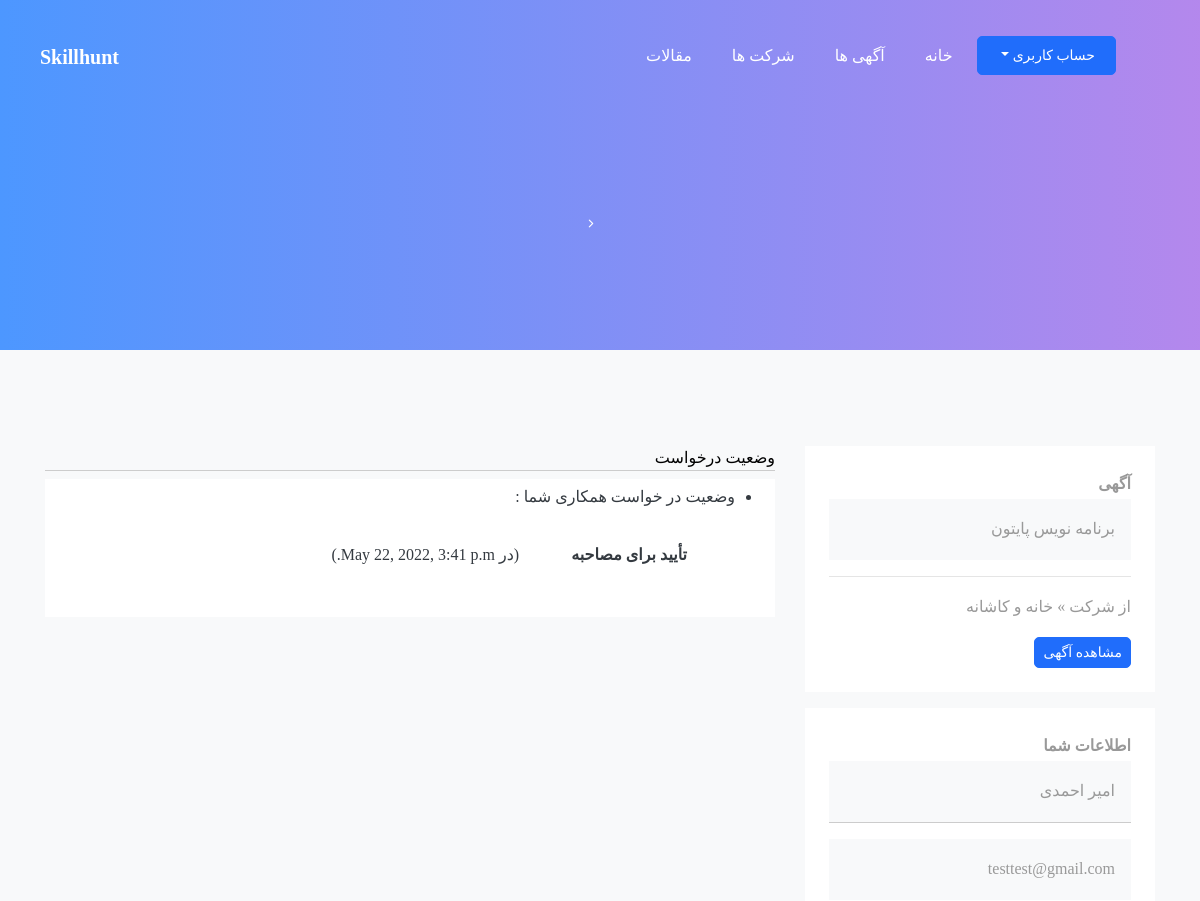
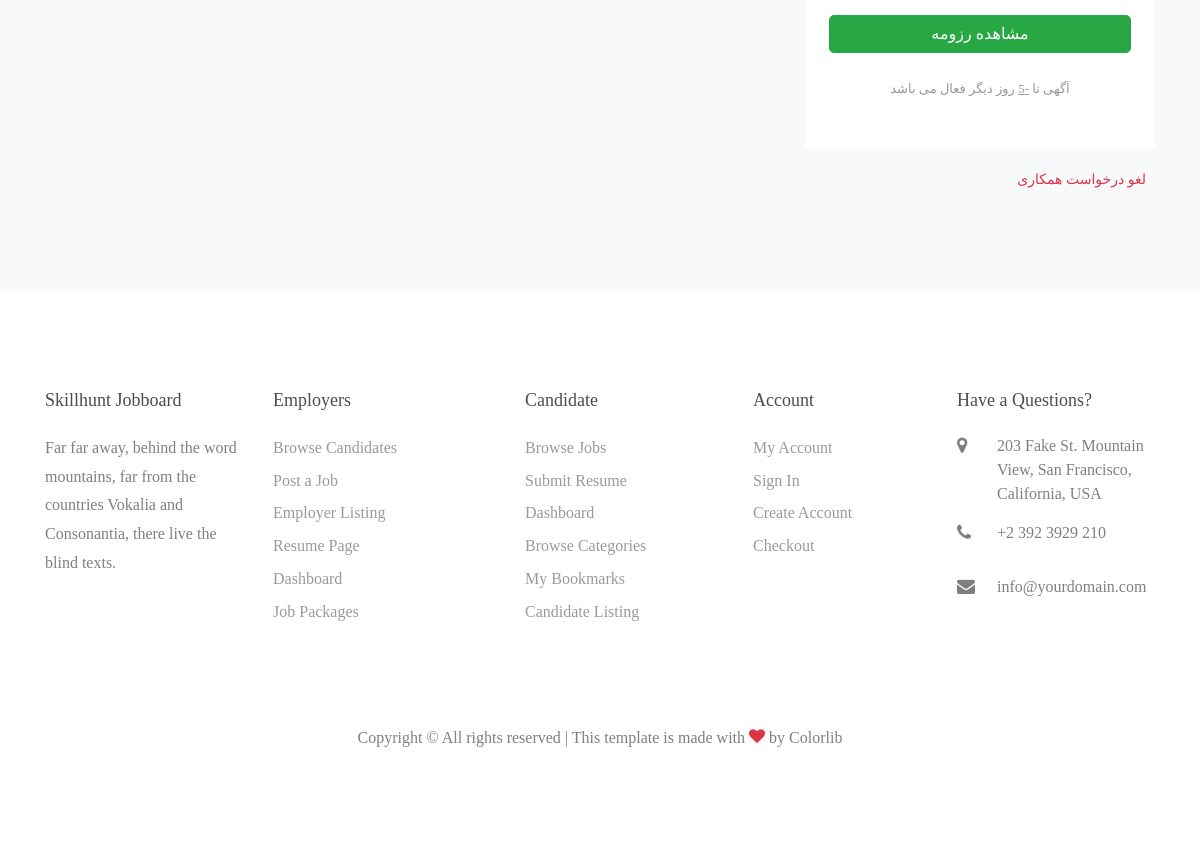
/applicant-detail/11 (signed in), run on the app's committed database (2 pictures, top to bottom).
### Employer/models.py (models this page shows, shortened)
class Applicant(models.Model):
    user = models.ForeignKey(User, on_delete=models.CASCADE)
    ad = models.ForeignKey(Advertisement, on_delete=models.CASCADE, related_name="applicants")
    created_at = models.DateTimeField(default=timezone.now)
    status = models.CharField(max_length = 15 , choices = applicant_status , default = 'send')

class Advertisement(models.Model):
	title = models.CharField(max_length = 300 , verbose_name = 'عنوان آگهی')
	location = models.CharField(max_length = 100,verbose_name = 'شهر یا استان')
	category = models.ForeignKey(categories , on_delete = models.CASCADE , default = '' , verbose_name = 'دسته بندی' , related_name = 'advertisiment')
	company = models.ForeignKey(Company , on_delete = models.CASCADE , verbose_name = 'مربوط به شرکت' , related_name='company')
	text = models.TextField(verbose_name = 'متن آگهی')
	soldier_ship = models.CharField(max_length = 25, choices=soldiership_types , verbose_name = 'وضعیت خدمت کارجو')
	skills = models.TextField(verbose_name = 'مهارتهای مدنظر')
	job_nature = models.CharField(max_length = 30 , choices = job_nature , verbose_name = 'نوع قرارداد')
	generate_in = models.DateTimeField(auto_now_add=True , verbose_name = 'تاریخ ایجاد',blank = True, null = True)
	expired_in = models.DateTimeField(verbose_name = 'تارخ انقضای این آگهی',blank = True, null = True)
	salary = models.IntegerField(verbose_name = 'حقوق (تومان)')
	expired = models.BooleanField(verbose_name = 'این آگهی منقضی شده' , default = False)

class Company(models.Model):
	logo = models.ImageField(null = True,blank = True,upload_to = upload_logo_path)
	name = models.CharField(max_length = 250 , verbose_name = 'نام شرکت')
	address = models.TextField(verbose_name = 'آدرس')
	underlie = models.TextField(verbose_name = 'درباره شرکت (این متن در آگهی های شما نمایش داده می شود)')
	manager = models.ForeignKey(Manager , on_delete = models.CASCADE , default = 1 , related_name = 'Have_companies')
	valid = models.BooleanField(verbose_name = 'تایید کنید این شرکت وجود خارجی دارد')

### Employee/views.py (the view)
# urls.py: path('applicant-detail/<int:pk>' , login_required(ApplicantDetail.as_view()) , name = 'ApplicantDetail'),
class ApplicantDetail(DetailView):
	model = Applicant
	template_name = 'Employee/Applicant-detail.html'
	def dispatch(self ,request , *args, **kwargs):
		obj = self.get_object()
		if obj.user.username != request.user.username:
			return redirect('/')
		return super(ApplicantDetail , self).dispatch(request , *args , **kwargs)
	def get_context_data(self , **kwargs):
		context = super().get_context_data(**kwargs)
		context['employee'] = EmployeeModel.objects.filter(employee = self.request.user).first()
		obj = self.get_object()
		context['time_left'] = obj.ad.expired_in.day-now.day
		return context

### Controllers/templatetags/template-parts.py (called while the page is built)
@register.inclusion_tag('BASE_HTMLs/Nav.html' , takes_context=True)
def Navbar(context , request):
	try:
		is_a_manager = Manager.objects.get(email = request.user.username)
	except:
		is_a_manager = None
	try:
		is_a_employee = EmployeeModel.objects.get(employee = request.user)
	except:
		is_a_employee = None
	context = {}
	if request.user.is_authenticated:
		context['is_a_manager'] = is_a_manager
		context['is_a_employee'] = is_a_employee
		context['request'] = request
	return context

### templates/Employee/Applicant-detail.html
{% extends 'BASE_HTMLs/BASE.html' %}
{% load jalali_tags %}
{% block common_content %}
<section class="ftco-section bg-light">
		<div class="container ftco-animate">
			<div class="row">
				<div class="col-md-8 text-right text-dark" dir="rtl">
					<h4 class="bb-1">وضعیت درخواست</h4>
					<ul class="bg-white pt-1 pb-5">
						<li class="bg-white">
							وضعیت در خواست همکاری شما : <br><br>
						<strong class="p-5">{{object.get_status_display}}</strong> (در {{object.created_at|to_jalali}}) <br>
						</li>
					</ul>
				</div>
				<div class="col-md-4 text-right">
					<div class="p-4 mb-3 bg-white">
						<strong class="pb-5">آگهی</strong>
						<p class="bg-light p-3">{{object.ad.title}}<hr>از شرکت » {{object.ad.company.name}}</p>
						<a href="{% url 'AdDetail' pk=object.ad.id %}" class="btn btn-sm btn-primary">مشاهده آگهی</a>
					</div>
				<div class="p-4 mb-3 bg-white">
					<strong class="pb-5">اطلاعات شما</strong>
					<p class="bb-1 bg-light p-3">{{request.user.get_full_name}}</p>
					<p class="bg-light p-3">{{request.user.username}}</p>
					<a href="{% url 'UpdateResume' pk=employee.id %}" class="btn btn-success text-white text-center btn-block">مشاهده رزومه</a>
		              <p class="text-center font-size-13 mt-3" dir="rtl">
		               	آگهی تا <u>{{time_left}}</u> روز دیگر فعال می باشد
		           	  </p>
            	</div>
            	<a href="{% url 'CancelingApplicant' pk=object.id %}" class="btn btn-link btn-sm text-danger">لغو درخواست همکاری</a>
			</div>
			</div>
		</div>
</section>
{% endblock %}

### data on the page
Applicant: status "تأیید برای مصاحبه", created_at|to_jalali "May 22, 2022, 3:41 p.m.", ad "برنامه نویس پایتون", ad.company.name "خانه و کاشانه"

### other printed values
{{ request.user.get_full_name }} "امیر احمدی"
{{ request.user.username }} "testtest@gmail.com"
{{ time_left }} "-5"
